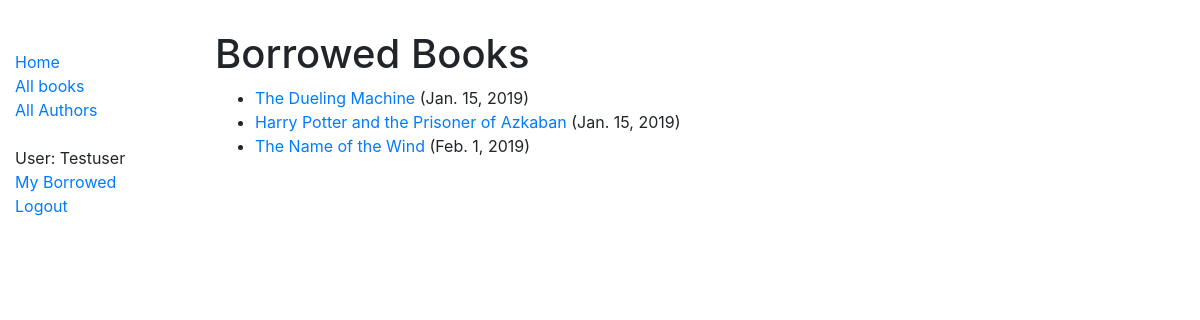
/catalog/mybooks/ (signed in), run on the app's committed database.
### catalog/models.py (models this page shows, shortened)
class BookInstance(models.Model):
    id = models.UUIDField(primary_key=True, default=uuid.uuid4, help_text='Unique ID for this particular book across whole library')
    book = models.ForeignKey('Book', on_delete=models.SET_NULL, null=True)
    imprint = models.CharField(max_length=200)
    due_back = models.DateField(null=True, blank=True)
    borrower = models.ForeignKey(User, on_delete=models.SET_NULL, null=True, blank=True)
    LOAN_STATUS = (
        ('m', 'Maintenance'),
        ('o', 'On loan'),
        ('a', 'Available'),
        ('r', 'Reserved')
    )
    status = models.CharField(
        max_length=1,
        choices=LOAN_STATUS,
        blank=True,
        default='m',
        help_text='Book availability'
    )
    class Meta:
        ordering = ['due_back']
        permissions = (
            ("can_mark_returned", "Set book as returned"),
        )
    @property
    def is_overdue(self):
        if self.due_back and date.today() > self.due_back:
            return True
        return False

class Book(models.Model):
    title = models.CharField(max_length=200)
    author = models.ForeignKey('Author', on_delete=models.SET_NULL, null=True)
    summary = models.TextField(max_length=1000, help_text='Enter a brief description of the book')
    language = models.ForeignKey('Language', on_delete=models.SET_NULL, null=True)
    isbn = models.CharField('ISBN', max_length=13, help_text='13 Character <a href="https://www.isbn-international.org/content/what-isbn">ISBN number</a>')
    genre = models.ManyToManyField(Genre, help_text='Select a genre for this book')
    def display_genre(self):
        return ', '.join(genre.name for genre in self.genre.all()[:3])
    display_genre.short_description = 'Genre'

### catalog/views.py (the view)
# urls.py: path('mybooks/', LoanedBooksByUserListView.as_view(), name='my-borrowed'),
class LoanedBooksByUserListView(LoginRequiredMixin, generic.ListView):
    models = BookInstance
    template_name = 'catalog/bookinstance_list_borrowed_user.html'
    paginate_by = 10
    def get_queryset(self):
        return BookInstance.objects.filter(borrower=self.request.user).filter(status__exact='o').order_by('due_back')

### catalog/templates/catalog/bookinstance_list_borrowed_user.html
{% extends "base_generic.html" %}
{% block content %}
  <h1>Borrowed Books</h1>
  {% if bookinstance_list %}
    <ul>
      {% for bookinst in bookinstance_list %}
        <li class="{% if bookinst.is_overdue %} text-danger {% endif %}">
          <a href="{% url 'book-detail' bookinst.book.pk %}">{{ bookinst.book.title }}</a> ({{ bookinst.due_back }})
        </li>
      {% endfor %}
    </ul>
  {% else %}
    <p>There are no borrowed</p>
  {% endif %}
{% endblock %}

### catalog/templates/base_generic.html (shortened to what this page needs)
<!DOCTYPE html>
<html lang="en">
<head>
  <link rel="stylesheet" href="https://stackpath.bootstrapcdn.com/bootstrap/4.1.3/css/bootstrap.min.css"
>
  {% load static %}
  <link rel="stylesheet" href="{% static 'css/styles.css' %}">
</head>
<body>
<div class="container-fluid" style="padding-top: 30px">
  <div class="row">
    <div class="col-sm-2">
      {% block sidebar %}
      <ul class="sidebar-nav">
        <li><a href="{% url 'index' %}">Home</a></li>
        <li><a href="{% url 'books' %}">All books</a></li>
        <li><a href="{% url 'authors' %}">All Authors</a></li>
        <br>
        {% if user.is_authenticated %}
          <li>User: {{ user.get_username|title }}</li>
          <li><a href="{% url 'my-borrowed' %}">My Borrowed</a></li>
          <li><a href="{% url 'logout' %}?next={{request.path}}">Logout</a></li>
        {% else %}
          <li><a href="{% url 'login' %}?next={{request.path}}">Login</a></li>
        {% endif %}
        {% endblock %}
      </ul>
    </div>
    <div class="col-sm-10">{% block content %}{% endblock %}</div>
  </div>
</div>
</body>
</html>

### catalog/static/css/styles.css (style rules this page uses)
.sidebar-nav { margin-top: 20px; padding: 0; list-style: none; }

### data on the page
BookInstance: book "The Dueling Machine", due_back "Jan. 15, 2019"
BookInstance: book "Harry Potter and the Prisoner of Azkaban", due_back "Jan. 15, 2019"
BookInstance: book "The Name of the Wind", due_back "Feb. 1, 2019"

### other printed values
{{ user.get_username|title }} "Testuser"
